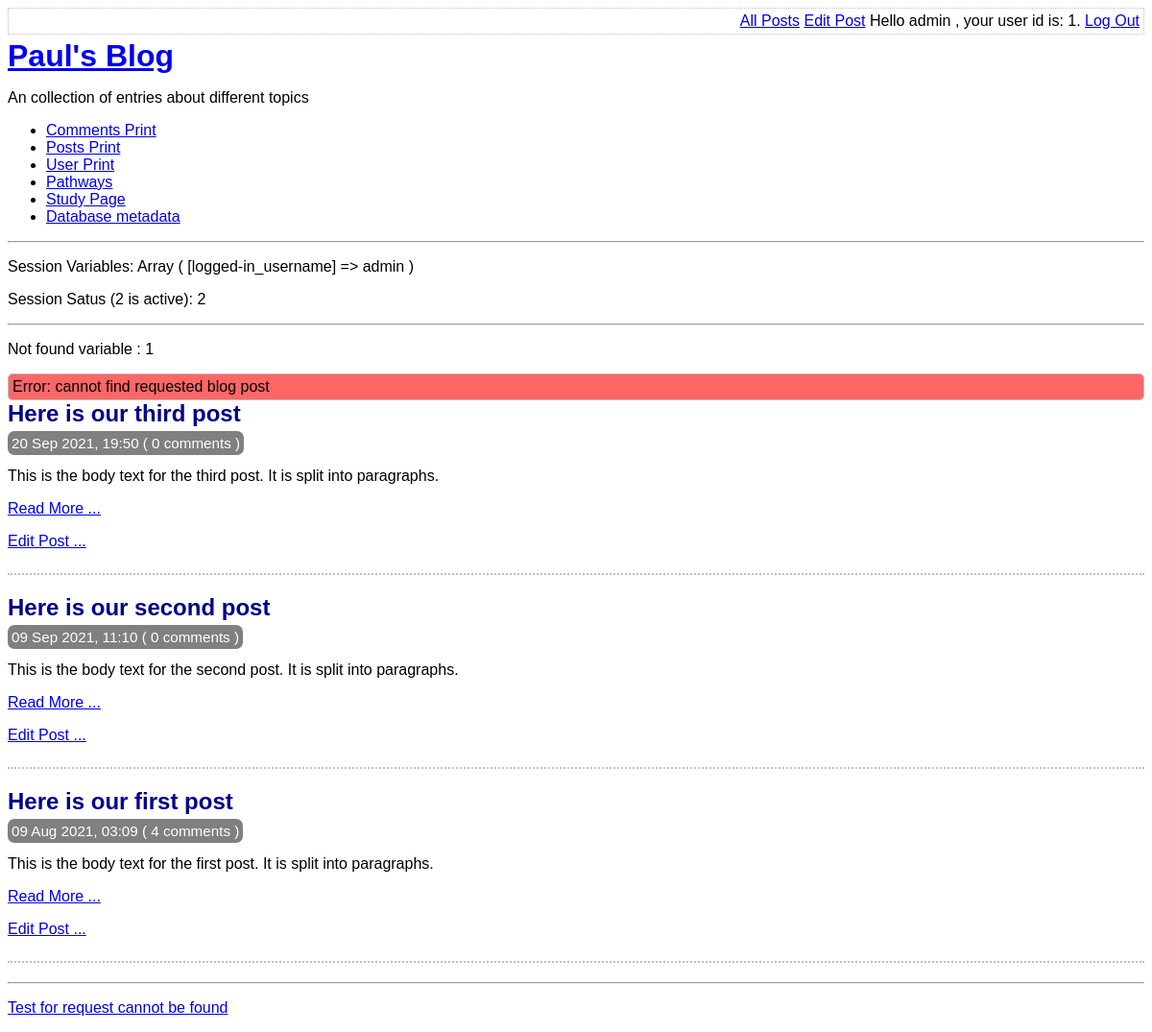
Screenshot of /index.php?not-found=1 (signed in) with the database file from the repository.
### tables this page shows
CREATE TABLE user(
    id integer primary key autoincrement not null,
    username text not null,
    password text not null,
    created_at date not null,
    is_enabled boolean not null default true
);

CREATE TABLE post(
    id integer primary key autoincrement not null,
    title text not null,
    body text not null,
    user_id integer not null,
    created_at date not null,
    updated_at date,
    foreign key (user_id) references user(id)
);

### lib/common.php (called while the page is built, shortened)
<?php
function getRootPath()
{
    return realpath(__DIR__ . '/..');
}
function getDatabasePath()
{
    return getRootPath() . '/data/data.sqlite';
}
function getDsn()
{
    return 'sqlite:' . getDatabasePath();
}
function getPDO()
{
    $pdo = new PDO(getDsn());
    $result = $pdo -> query('pragma foreign_keys = ON');
    return $pdo;
}
function htmlEscape($html){
    return htmlspecialchars($html, ENT_HTML5, 'UTF-8');
}
function convertSQliteDate($sqlDate){
    $date = DateTime::createFromFormat("Y-m-d H:i:s",$sqlDate);
    return $date -> format('d M Y, H:i');
}
function countCommentsForPost(PDO $pdo, $postId){
    $pdo = getPDO();
    $sql = "
    select count(*) c from comment
    where post_id = :post_id
    ";
    $stmt = $pdo -> prepare($sql);
    $stmt ->execute(
        array('post_id' => $postId, )
    );
    return (int) $stmt -> fetchColumn();
}
function isLoggedIn(){
    return isset($_SESSION['logged-in_username']);
}
function getAuthUser(){
    return isLoggedIn() ? $_SESSION['logged-in_username'] : null;
}
function getAuthUserId(PDO $pdo){
    $sql = "
    select id
    from user
    where username = :username
    ";
    $stmt = $pdo -> prepare($sql);
    $stmt -> execute(
        array( 'username' => getAuthUser(), )
    );
    return $stmt->fetchColumn();
}

### index.php (the view, shortened to what this page needs)
<?php
require_once 'lib/common.php';
$pdo = getPDO();
$stmt = $pdo -> query(
  'select id, title, created_at, body
  from post
  order by created_at desc'
);
$notFound = isset($_GET['not-found']);
if ($notFound){
  $notFoundVar = $notFound;
}
else{
  $notFoundVar = "not not-found";
}
?>
<?php
require_once 'templates/boilerplate.php' ?>
<body>
    <?php require 'templates/title.php' ?>
    <p>Not found variable : <?php echo $notFoundVar ?></p>
    <?php if ($notFound): ?>
      <div class="box error"> Error: cannot find requested blog post </div>
      <?php endif ?>
      <div class="post-list">
        <?php while ($row = $stmt->fetch(PDO::FETCH_ASSOC)): ?>
          <div class="post-synopsis">
              <h2>
                <?php echo htmlEscape($row['title']) ?>
              </h2>
              <div class="meta">
                <?php echo convertSQliteDate($row['created_at']) ?>
                ( <?php  echo countCommentsForPost($pdo , $row['id'])  ?> comments )
              </div>
              <p>
                <?php echo htmlEscape($row['body'] )?>
              </p>
              <div class="post-controls">
                <p><a href="view-post.php?post_id=<?php echo $row['id'] ?>">Read More ...</a>
                <?php if(isLoggedIn()): ?>
                  <p><a href="edit-post.php?post_id=<?php echo $row['id'] ?>">Edit Post ...</a>
                <?php endif ?>
              </p>
              </div>
          </div>
      <?php endwhile ?>
    </div>
<hr/>
<p><a href="view-post.php?post_id=7">Test for request cannot be found</a></p>
</body>
</html>

### templates/title.php
<div class="top-menu">
    <div class="menu-options">
        <?php if(isLoggedIn()): ?>
            <a href='list-posts.php'>All Posts</a>
            <a href='edit-post.php'>Edit Post</a>
            Hello <?php echo htmlEscape(getAuthUser()) ?> , your user id is:  <?php echo htmlEscape( getAuthUserId( getPDO()) ) ?>.
            <a href="log-out.php">Log Out</a>
            <?php else: ?>
            <a href="log-in.php">Log in</a>
        <?php endif ?>
    </div>
</div>
<a href='index.php'><h1>Paul's Blog </h1></a>
    <p>An collection of entries about different topics</p>
    <ul>
        <li><a href="print_table.php?tablename=comment">Comments Print</a>
        <li><a href="print_table.php?tablename=post">Posts Print</a>
        <li><a href="print_table.php?tablename=user">User Print</a>
        <li><a href="pathways.php">Pathways</a>
        <li><a href="study_page.php">Study Page</a>
        <li><a href="db-meta.php">Database metadata</a>
    </ul>
    <hr>
    <?php
if(session_status() === 2){
$sessionVars = print_r($_SESSION, true);
echo '<p> Session Variables: ' . $sessionVars . '</p>';
echo '<p> Session Satus (2 is active): ' . session_status() . '</p>';
}
 ?>
    <hr/>

### assets/main.css (style rules this page uses)
.box { border: 1px solid silver; border-radius: 5px; padding: 4px; }
.error { background-color: #ff6666; }
.top-menu { border: 1px dotted silver; overflow: hidden; padding: 4px; margin-bottom: 4px; }
.menu-options { float: right; }
h1 , h2, h3 { margin-top: 0; margin-bottom: 8px; }
body { font-size: 100%; font-family:sans-serif; }
.post-synopsis { padding-bottom: 8px; border-bottom: 2px dotted silver; margin-bottom: 20px; }
.post-synopsis h2 , .post h2 { color: darkblue; }
.post .date , .post-synopsis .meta { color:white; background-color: grey; border-radius: 7px; padding: 4px; display: inline; font-size: 0.95em; }

### rows the page displays
user: id "1"
post: title "Here is our third post", created_at "20 Sep 2021, 19:50", id "0", body "This is the body text for the third post. It is split into paragraphs."
post: title "Here is our second post", created_at "09 Sep 2021, 11:10", id "0", body "This is the body text for the second post. It is split into paragraphs."
post: title "Here is our first post", created_at "09 Aug 2021, 03:09", id "4", body "This is the body text for the first post. It is split into paragraphs."

### other values shown
htmlEscape(getAuthUser()) "admin"
$sessionVars "Array ( [logged-in_username] => admin )"
session_status() "2"
$notFoundVar "1"
